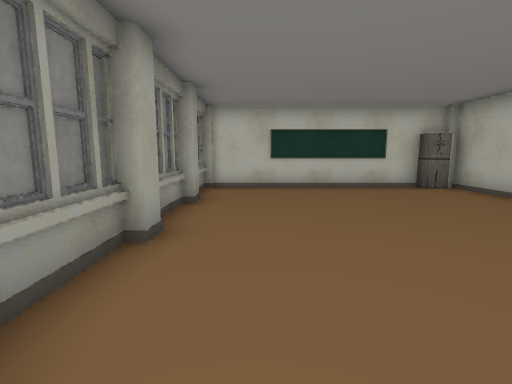
[1] (above)

22 first-person views from a walk through a 3-D level made in the Unity game engine. The camera is 1.2 m above the floor, tilts 8° down and sees 85° across. The floor is counted in squares, 1 m on a side. Each view is taken from the middle of a square. On the plan, view 1 faces up. The plan holds only what a view shows up to about 13 squares ahead; the rest is blank. The place goes on beyond the plan. The player character is not drawn. Door leaves are left out, so doorways stand open. Some surface patterns are stand-ins.

[2]
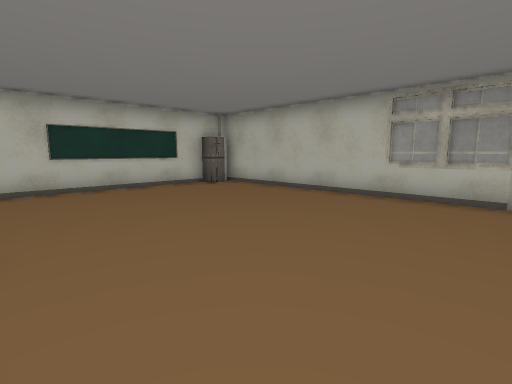

[3]
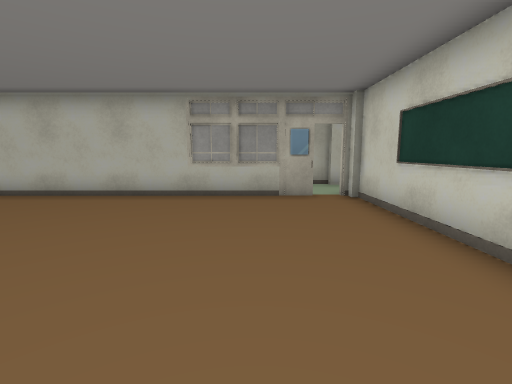

[4]
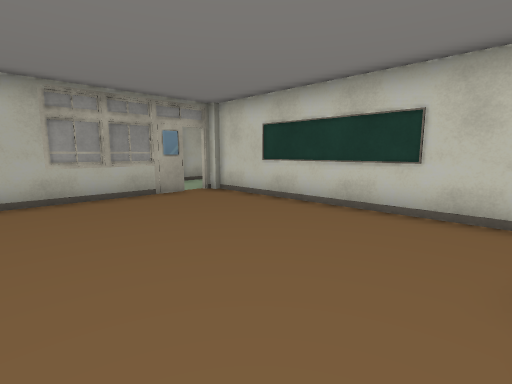

[5]
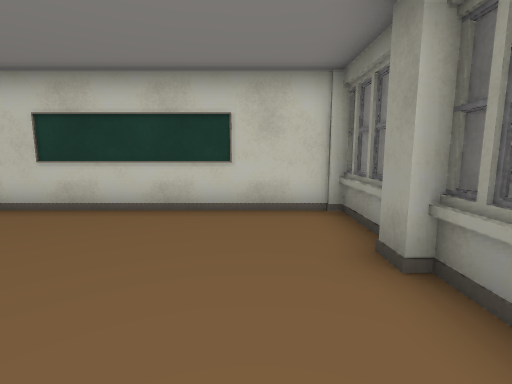

[6]
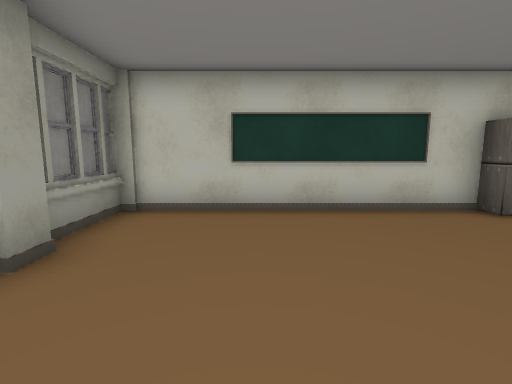

[7]
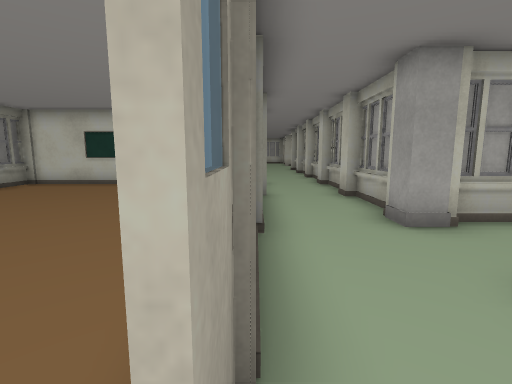

[8]
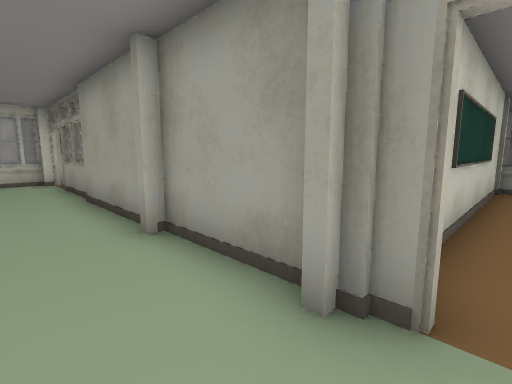

[9]
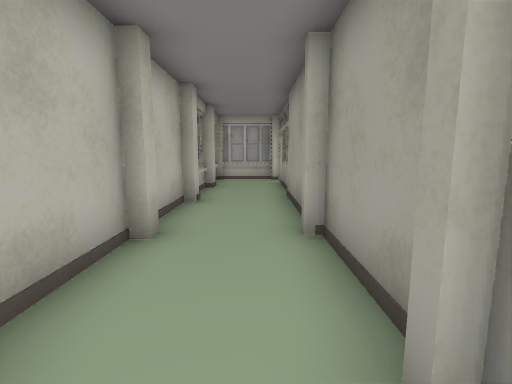

[10]
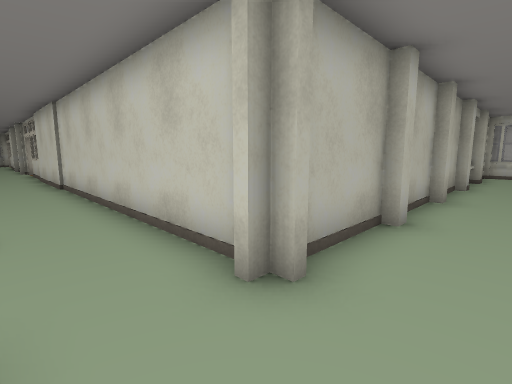

[11]
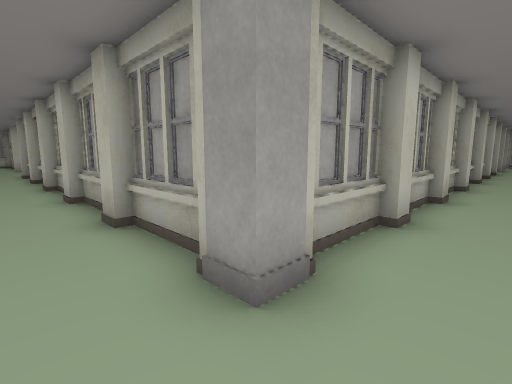

[12]
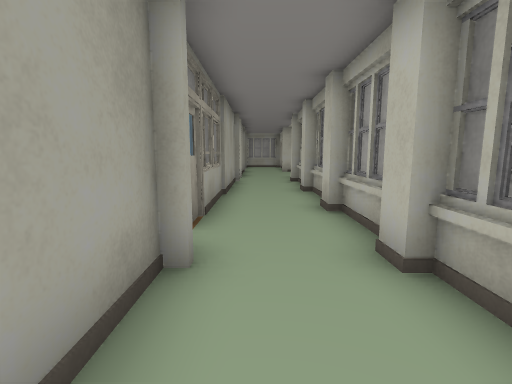

[13]
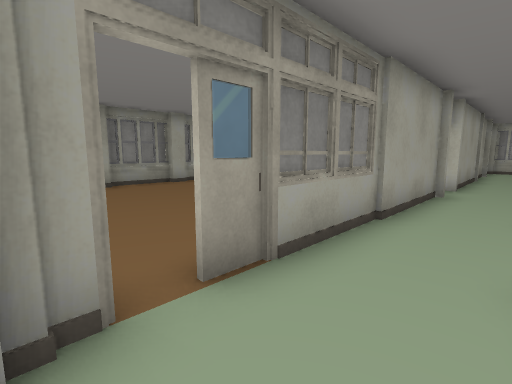

[14]
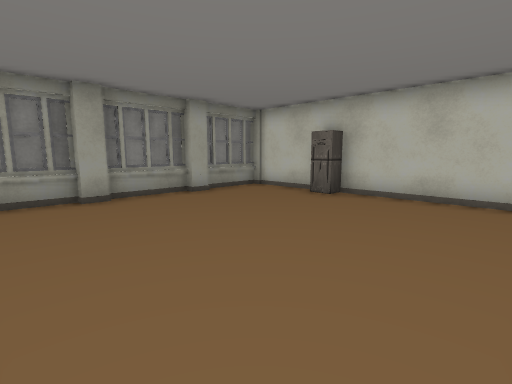

[15]
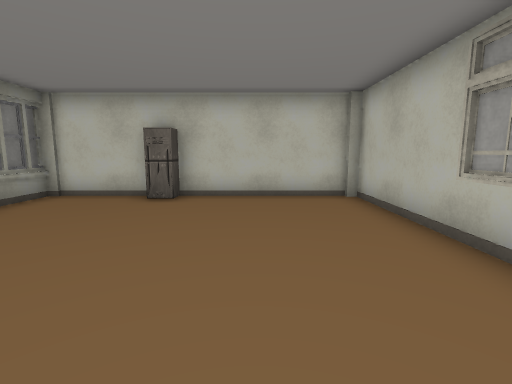

[16]
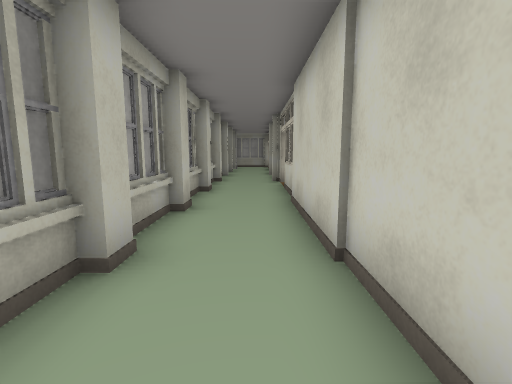

[17]
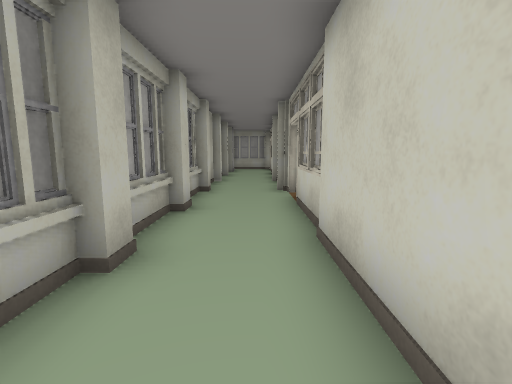

[18]
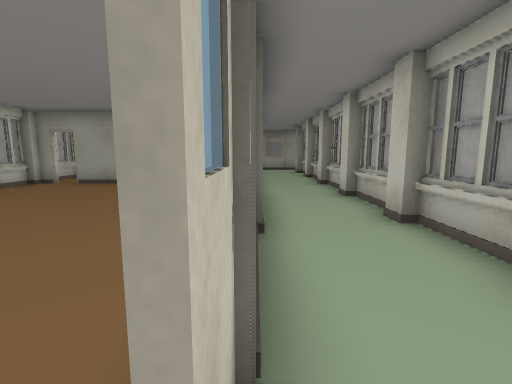

[19]
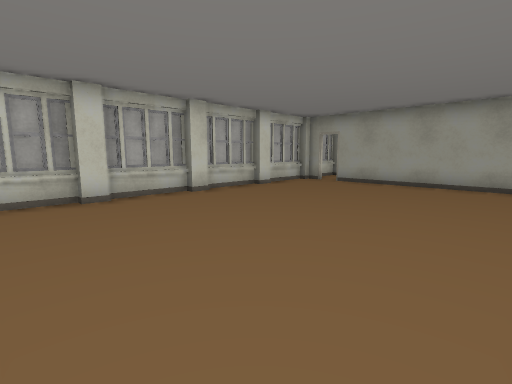

[20]
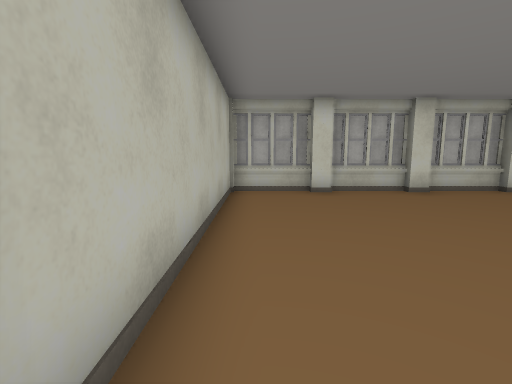

[21]
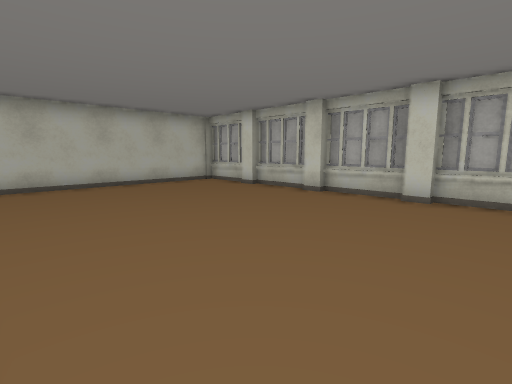

[22]
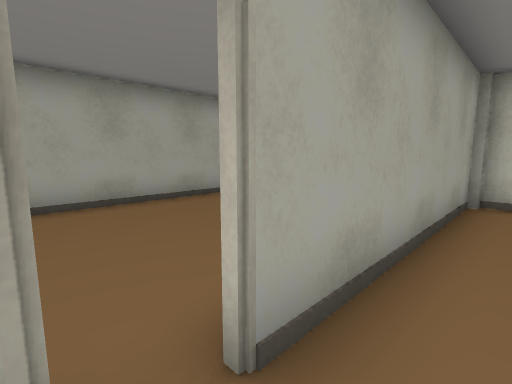

### Floor plan
Key: @ floor where view 1 was taken; # wall or solid block; x gap in a wall; . floor; = window, fence, low wall or low ledge; L locker; B blackboard; P pillar.
Columns run from 2 left of view 1 to 31 right of it. Each row starts with its distance up from view 1.
 19 ##### ####..#
 18 #...L....#..#
 17 #........#..#
 16 #........#..#
 15 #........#..#
 14 #........#..#
 13 #........#..#
 12 #........=..#
 11 #...........#
 10 ##########..#
  9 #.......L#..#
  8 #........#..#
  7 #........#..#
  6 #........#..#
  5 #........#..##
  4 #........#..P####################
  3 #........#........................
  2 #........#........................
  1 #........#..################=.#  #
  0 #.@......=..#     #...........#
 -1 #...........#     #...........#
 -2 #### B####..#.    #...........#
 -3          #..#..   #...........#
 -4          #..#.... #...........
 -5          #..#.....#...........#
 -6           ..#.....x...........#
 -7          #..#     #...........#
 -8          #..#     #############
 -9          #..#
-10          #..#
-11          #..#
-12           ..
-13          ...
-14          ####

Positions as (right, up) in squares from view 1, and headings:
1: (0, 0), facing up
2: (-1, 0), facing up-right
3: (-1, 1), facing right
4: (-1, 4), facing down-right
5: (0, 4), facing down
6: (1, 4), facing up
7: (7, -1), facing up
8: (9, -1), facing down-left
9: (8, -1), facing down
10: (8, 3), facing down-right
11: (8, 2), facing up-right
12: (8, 7), facing up
13: (9, 10), facing up-left
14: (6, 11), facing up-left
15: (4, 11), facing up
16: (16, 2), facing right
17: (19, 2), facing right
18: (27, 1), facing left
19: (27, 0), facing down-left
20: (27, 1), facing down
21: (17, 0), facing down-right
22: (17, -7), facing up-left
